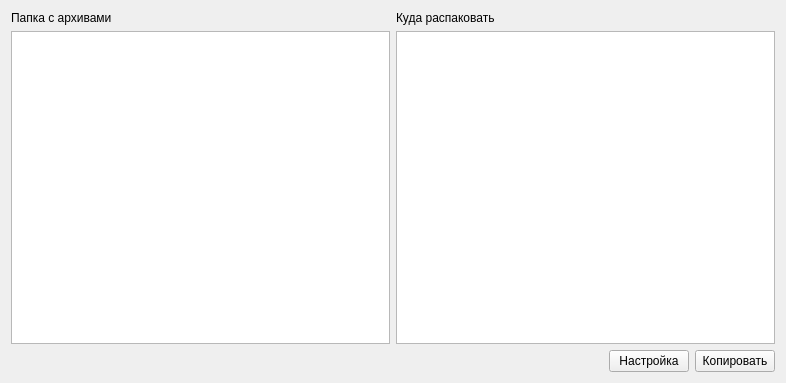
<?xml version="1.0" encoding="UTF-8"?>
<ui version="4.0">
 <class>Form</class>
 <widget class="QWidget" name="Form">
  <property name="geometry">
   <rect>
    <x>0</x>
    <y>0</y>
    <width>786</width>
    <height>383</height>
   </rect>
  </property>
  <property name="windowTitle">
   <string>Распаковка и копирование</string>
  </property>
  <layout class="QVBoxLayout" name="verticalLayout">
   <item>
    <layout class="QGridLayout" name="gridLayout">
     <item row="0" column="1">
      <widget class="QLabel" name="lblDest">
       <property name="text">
        <string>Куда распаковать</string>
       </property>
      </widget>
     </item>
     <item row="1" column="0">
      <widget class="QListWidget" name="listSource"/>
     </item>
     <item row="0" column="0">
      <widget class="QLabel" name="lblSource">
       <property name="text">
        <string>Папка с архивами</string>
       </property>
      </widget>
     </item>
     <item row="1" column="1">
      <widget class="QListWidget" name="listDest">
       <property name="contextMenuPolicy">
        <enum>Qt::CustomContextMenu</enum>
       </property>
      </widget>
     </item>
    </layout>
   </item>
   <item>
    <layout class="QHBoxLayout" name="horizontalLayout">
     <item>
      <spacer name="horizontalSpacer">
       <property name="orientation">
        <enum>Qt::Horizontal</enum>
       </property>
       <property name="sizeHint" stdset="0">
        <size>
         <width>40</width>
         <height>20</height>
        </size>
       </property>
      </spacer>
     </item>
     <item>
      <widget class="QPushButton" name="btnSettings">
       <property name="text">
        <string>Настройка</string>
       </property>
      </widget>
     </item>
     <item>
      <widget class="QPushButton" name="btnCopy">
       <property name="text">
        <string>Копировать</string>
       </property>
      </widget>
     </item>
    </layout>
   </item>
  </layout>
 </widget>
 <resources/>
 <connections/>
</ui>
